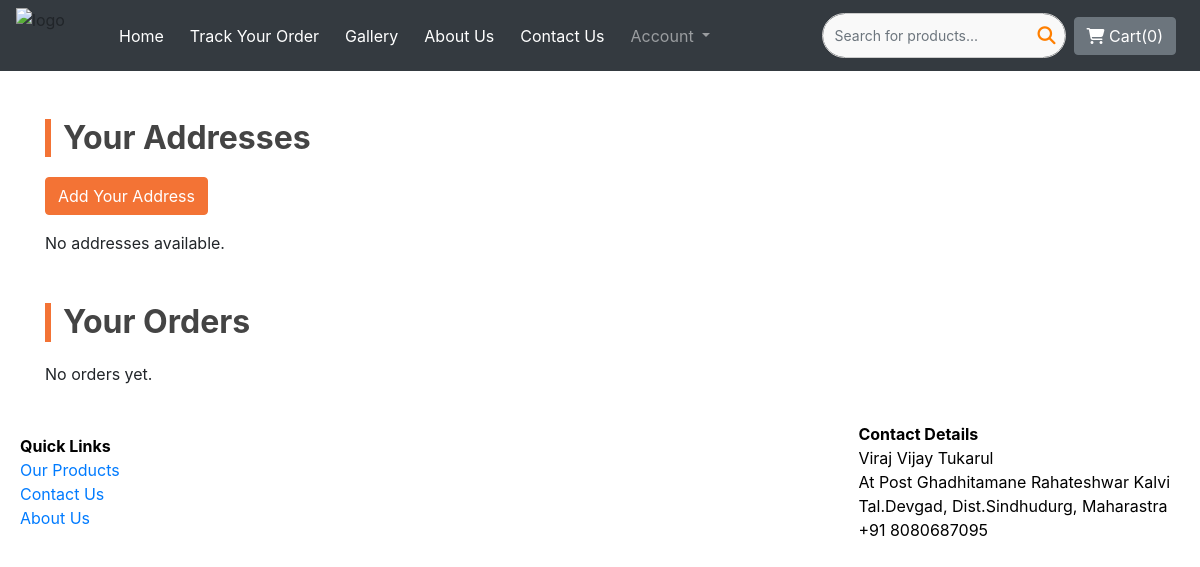
/profile/ (signed in), run on an earlier commit of the app's database.
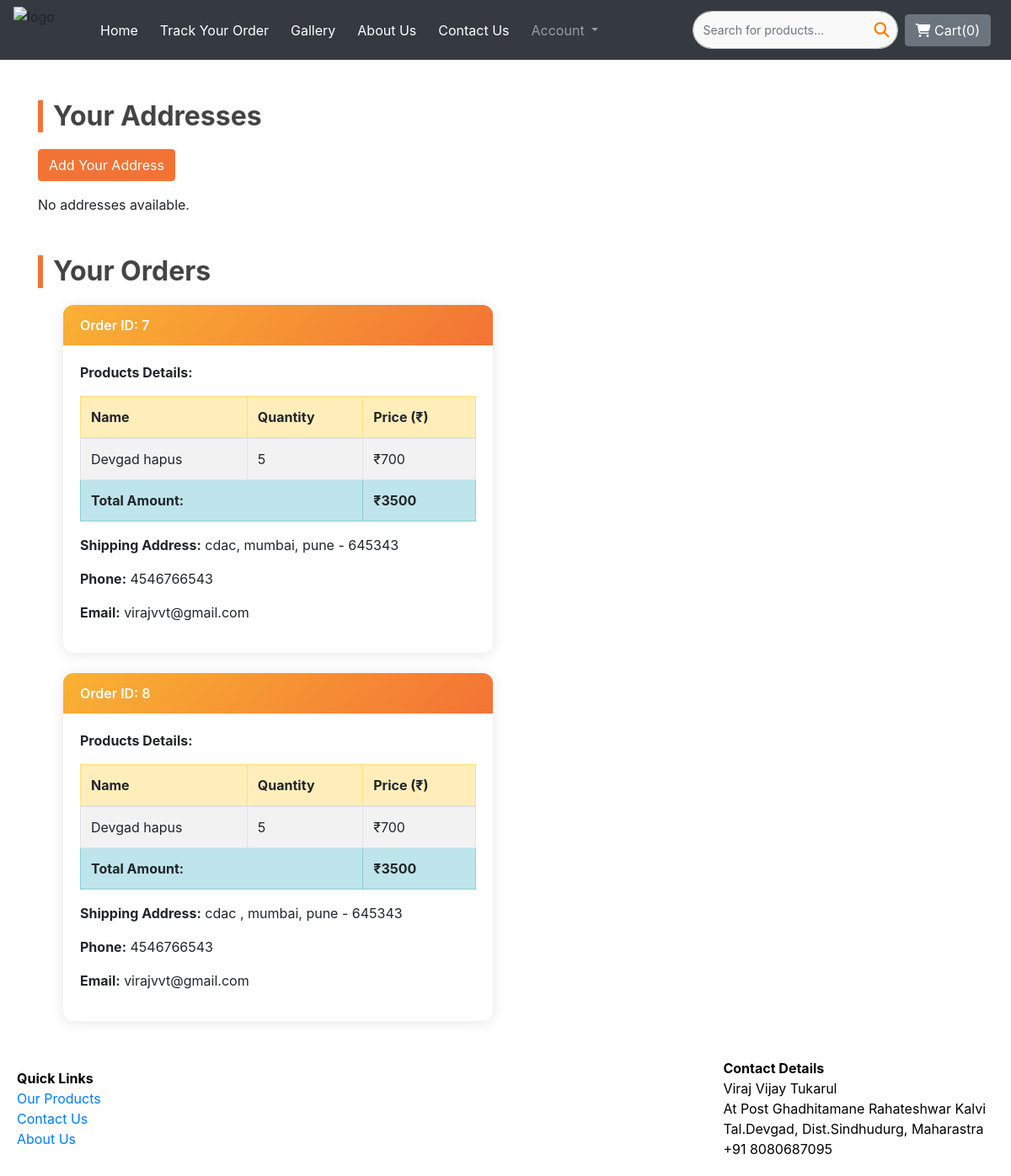
And on a later commit of the database.
### mango_shop/models.py (models this page shows)
class Orders(models.Model):
    user = models.ForeignKey(User, on_delete=models.CASCADE, null=True, blank=True) # new
    order_id = models.AutoField(primary_key=True)
    items_json = models.CharField(max_length=5000)
    amount = models.IntegerField(default=0)
    name = models.CharField(max_length=100)
    email = models.EmailField(max_length=100)
    address = models.CharField(max_length=150)
    city = models.CharField(max_length=90)
    state = models.CharField(max_length=100)
    zip_code = models.TextField(max_length=10)
    phone = models.TextField(max_length=30, default="")

### users/views.py (the view)
# urls.py: path("profile/", views.profile, name="profile"),
@login_required
def profile(request):
    user = request.user
    customers = CustomerDetails.objects.filter(user=user)
    orders = Orders.objects.filter(user=user)
    for order in orders:
        try:
            raw_items = json.loads(order.items_json)
            order.items_list = [
                {
                    'code': key,
                    'quantity': val[0],
                    'name': val[1],
                    'price': val[2]
                } for key, val in raw_items.items()
            ]
        except Exception:
            order.items_list = []
    context = {
        'customers': customers,
        'orders': orders
    }
    return render(request, 'users/profile.html', context)

### users/templates/users/profile.html (shortened to what this page needs)
{% extends 'mango_shop/basic.html' %}
{% load crispy_forms_tags %}
{% block body %}
<div class="container mt-5">
    <h2 class="section-title">Your Addresses</h2>
    <a href="{% url 'customer_form' %}" class="btn btn-primary mb-3">Add Your Address</a>
    {% if customers %}
        <div class="list-group">
            {% for customer in customers %}
                <div class="list-group-item mb-2 address-box">
                    <h5 class="mb-1">{{ customer.name }}</h5>
                    <p class="mb-1"><strong>Email:</strong> {{ customer.email }}</p>
                    <p class="mb-1"><strong>Phone:</strong> {{ customer.phone }}</p>
                    <p class="mb-1"><strong>Address:</strong> {{ customer.address }}, {{ customer.city }}, {{ customer.state }} - {{ customer.zip_code }}</p>
                </div>
            {% endfor %}
        </div>
    {% else %}
        <p>No addresses available.</p>
    {% endif %}
</div>
<div class="container mt-5">
    <h2 class="section-title">Your Orders</h2>
    {% if orders %}
        <div class="col">
            {% for order in orders %}
                <div class="col-md-6 mb-4">
                    <div class="card card-custom">
                        <div class="card-header-gradient">
                            Order ID: {{ order.order_id }}
                        </div>
                        <div class="card-body">
                            <p><strong>Products Details:</strong></p>
                            <div class="table-responsive">
                                <table class="table table-bordered table-striped">
                                    <thead class="table-warning">
                                        <tr>
                                            <th>Name</th>
                                            <th>Quantity</th>
                                            <th>Price (₹)</th>
                                        </tr>
                                    </thead>
                                    <tbody>
                                        {% for item in order.items_list %}
                                        <tr>
                                            <td>{{ item.name|capfirst }}</td>
                                            <td>{{ item.quantity }}</td>
                                            <td>₹{{ item.price }}</td>
                                        </tr>
                                        {% endfor %}
                                        <tr class="table-info">
                                            <td colspan="2" class="text-end"><strong>Total Amount:</strong></td>
                                            <td><strong>₹{{ order.amount }}</strong></td>
                                        </tr>
                                    </tbody>
                                </table>
                            </div>
                            <p><strong>Shipping Address:</strong> {{ order.address }}, {{ order.city }}, {{ order.state }} - {{ order.zip_code }}</p>
                            <p><strong>Phone:</strong> {{ order.phone }}</p>
                            <p><strong>Email:</strong> {{ order.email }}</p>
                        </div>
                    </div>
                </div>
            {% endfor %}
        </div>
    {% else %}
        <p>No orders yet.</p>
    {% endif %}
</div>
{% endblock %}

What changed in the data, as far as the page shows it:
added Orders: order_id "7", name "Devgad hapus", quantity "5", price "700", amount "3500", address "cdac", city "mumbai", state "pune", zip_code "645343", phone "4546766543", email "virajvvt@gmail.com"
added Orders: order_id "8", name "Devgad hapus", quantity "5", price "700", amount "3500", address "cdac", city "mumbai", state "pune", zip_code "645343", phone "4546766543", email "virajvvt@gmail.com"
Also different on the page:
text no longer shown: "No orders yet."
